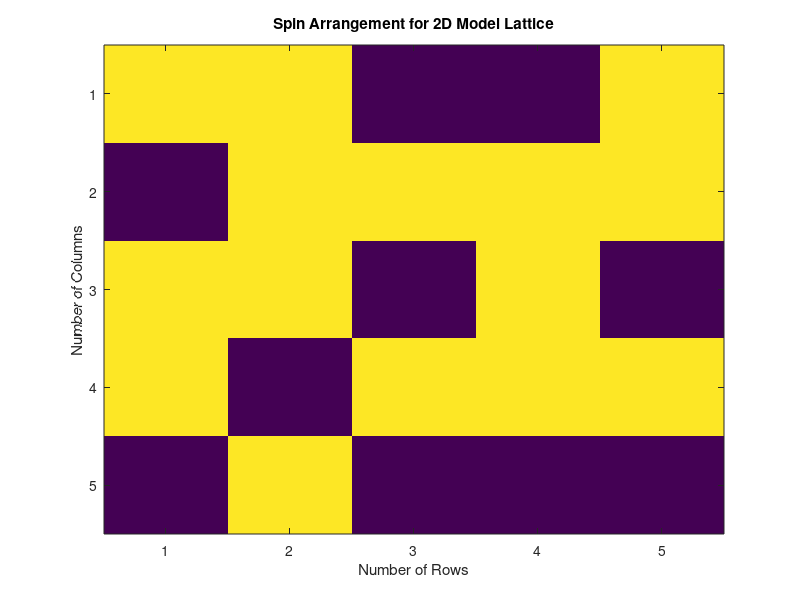

MATLAB code for this plot:
%{
This function is similar to the 1-D Ising model, with the same equation, 
but since we consider a two dimensional shape of the magnetic system, the spins will interact with 
the spins from the top-bottom, and right-left, in a square manner. Hence, 
there are two copies of the J term; one for horizontal, and one for vertical neighbors.
%}

%prompt the user to enter the number of rows
nrows = input('Please enter the number of rows: ');
spinarr = randi(2,nrows)*2 - 3; %creates a lattice of spins. Randomly created
J=-1; %interaction energy of spins
T=0; %the value of the temperature
r=rand; %random number between 0 and 1

%{
Chooses the initial micro state and carries out a flip trial.
It also chooses a random spin inside the lattice and locates the top,
bottom, right and left neighbors
%}
for i=1:30*nrows*nrows
    randcol=randi(nrows,1);
    randrow=randi(nrows,1);
    if (randcol==1)
        coll=nrows;
    else
        coll=randcol-1;
    end
    if (randcol==nrows)
        colr=1;
    else
        colr=randcol+1;
    end
    if (randrow==1)
        rowd=nrows;
    else
        rowd=randrow-1;
    end
    if (randrow==nrows)
        rowu=1;
    else
        rowu=randrow+1;
    end
    
    %calculates the total energy of the 2-D system if a flip occurred
    E=J*spinarr(randrow,randcol)*spinarr(randrow,coll)+J*spinarr(randrow,randcol)*spinarr(randrow,colr)+J*spinarr(randrow,randcol)*spinarr(rowu,randcol)+J*spinarr(randrow,randcol)*spinarr(rowd,randcol);
     %if the total energy, E decreases then accept the flips
    if (E<=0)
        spinarr(randrow,randcol)=-spinarr(randrow,randcol);
    %otherwise,if the energy increases then flip the probability of p = e-(beta delta E). 
    else
        p=exp(E/T); %p, is the probabilty of the energy change, E
        if (p>=r)%accept the flips
            spinarr(randrow,randcol)=-spinarr(randrow,randcol);
        else %reject the flips
            spinarr(randrow,randcol)=spinarr(randrow,randcol);
        end
    end
end
figure;
imagesc(spinarr);%displays the scaled colored image 
title('Spin Arrangement for 2D Model Lattice');
xlabel('Number of Rows');
ylabel('Number of Columns');
